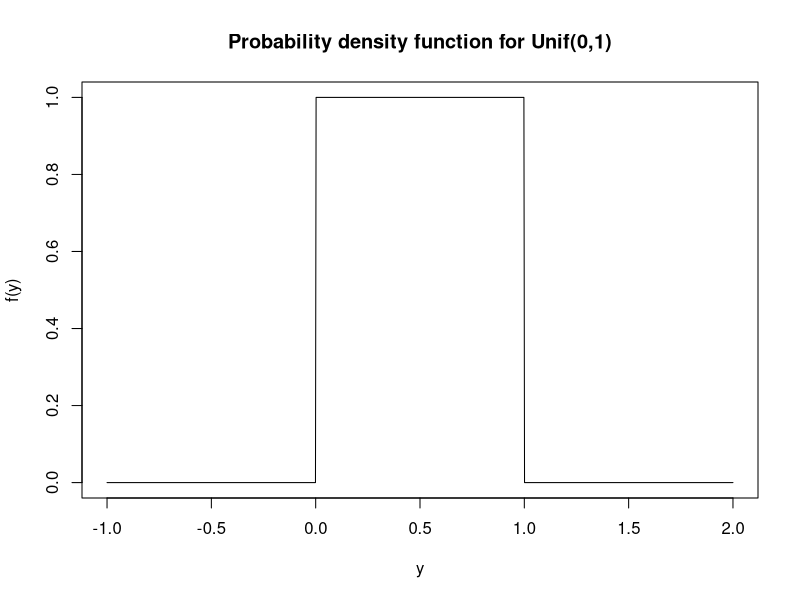
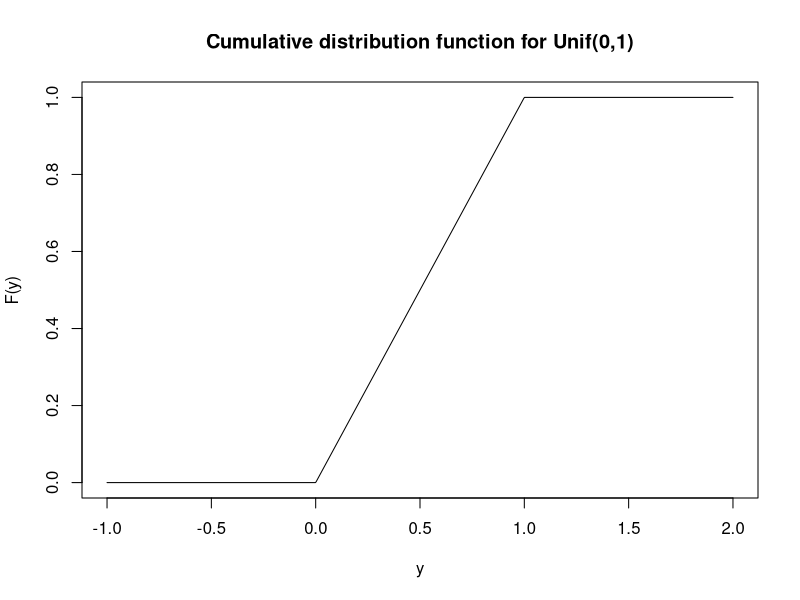
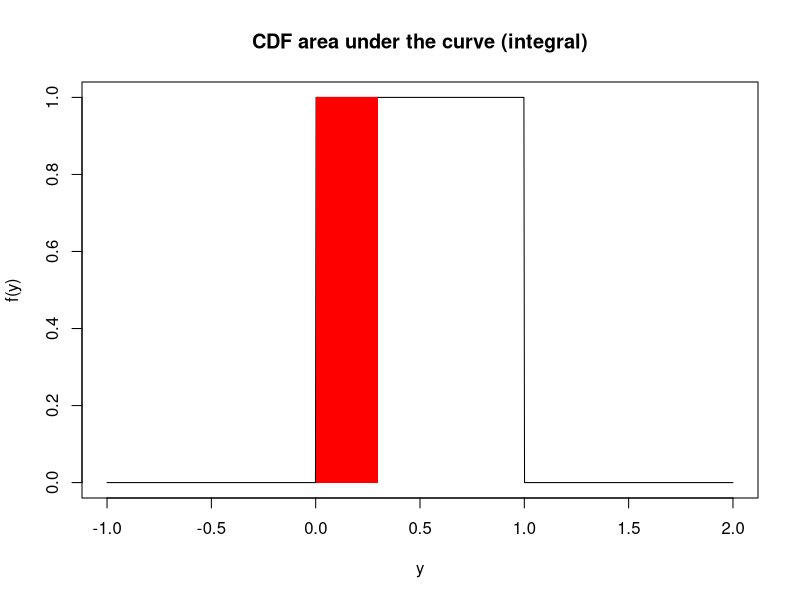
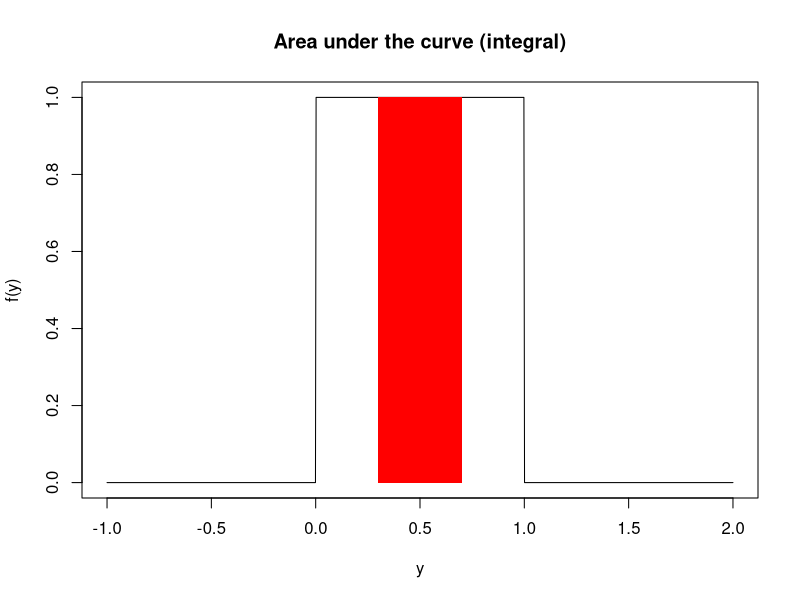
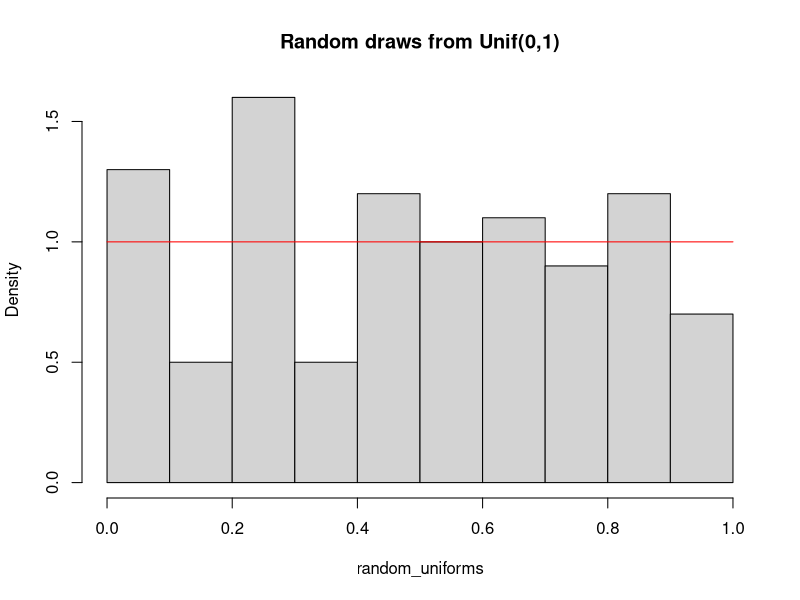
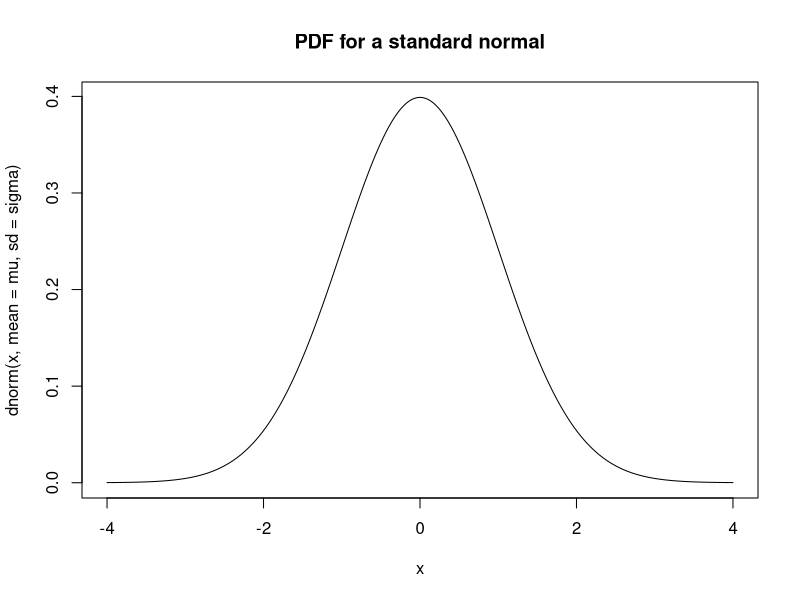
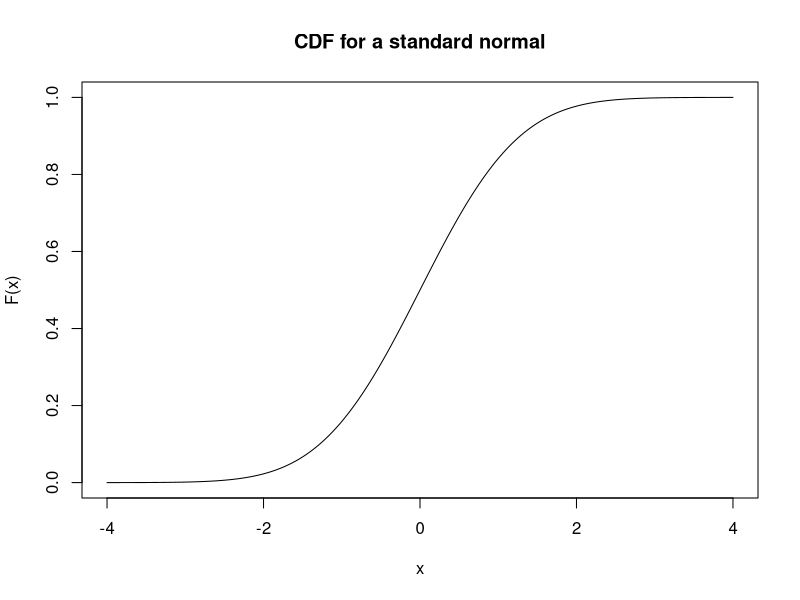
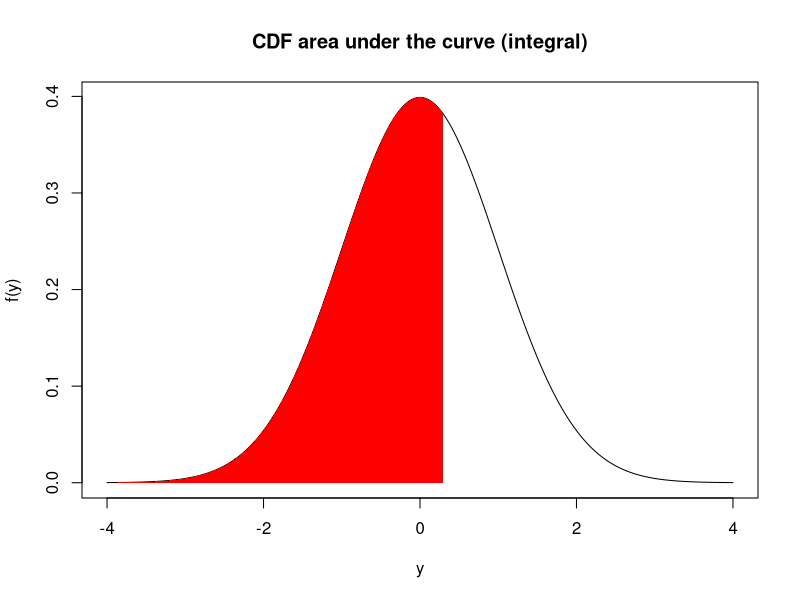

Write R code to recreate these figures, in order.
a <- 0
b <- 1

# The curve function expects you to give a function of `x` and then it 
# (internally) creates a sequence of values from `from` and to `to` and creates
# plots similar to what we had before, but using a line rather than points.
curve(dunif(x, min = a, max = b), 
      from = -1, to = 2, n = 1001, 
      xlab='y', ylab='f(y)', 
      main='Probability density function for Unif(0,1)')

curve(punif(x, min = a, max = b), 
      from = -1, to = 2, n = 1001,
      xlab='y', ylab='F(y)', 
      main='Cumulative distribution function for Unif(0,1)')

# Visualize the CDF
curve(dunif(x, min = a, max = b), 
      from = -1, to = 2, n = 1001,
      xlab='y', ylab='f(y)', 
      main='CDF area under the curve (integral)')

U <- 0.3
x <- seq(-1, U, length = 1001)
polygon(c(x, rev(x)), 
          c(rep(0, length(x)), dunif(rev(x), min = a, max = b)),
          col = "red", lty = 0)

punif(U, min = a, max = b)

# Visualize area under the curve
curve(dunif(x, min = a, max = b), 
      from = -1, to = 2, n = 1001,
      xlab='y', ylab='f(y)', 
      main='Area under the curve (integral)')

L <- 0.3; U <- 0.7
x <- seq(L, U, length = 1001)
polygon(c(x, rev(x)), 
          c(rep(0, length(x)), dunif(rev(x), min = a, max = b)),
          col = "red", lty = 0)

punif(U, min = a, max = b) - punif(L, min = a, max = b)

random_uniforms <- runif(100, min = a, max = b)

hist(random_uniforms, 
     probability = TRUE, 
     main = "Random draws from Unif(0,1)")

curve(dunif(x, min = a, max = b), 
      add = TRUE, col="red")



mu    <- 0
sigma <- 1 # standard deviation

curve(dnorm(x, mean = mu, sd = sigma), # notice the 3rd argument is the sd
      from = mu - 4*sigma, to = mu + 4*sigma, n = 1001,
      main = "PDF for a standard normal")

curve(pnorm(x, mean = mu, sd = sigma), 
      from = mu - 4*sigma, to = mu + 4*sigma, n = 1001,
      main = "CDF for a standard normal",
      ylab = "F(x)")

# Visualize the CDF
curve(dnorm(x, mean = mu, sd = sigma), 
      from = mu - 4*sigma, to = mu + 4*sigma, n = 1001,
      xlab='y', ylab='f(y)', 
      main='CDF area under the curve (integral)')

x <- seq(mu - 4*sigma, 0.3, length = 1001)
polygon(c(x, rev(x)), 
          c(rep(0, length(x)), dnorm(rev(x), mean = mu, sd = sigma)),
          col = "red", lty = 0)

pnorm(0.3, mean = mu, sd = sigma)

# Visualize area under the curve
curve(dnorm(x, mean = mu, sd = sigma), 
      from = mu - 4*sigma, to = mu + 4*sigma, n = 1001,
      xlab='y', ylab='f(y)', 
      main='Area under the curve (integral)')

L <- -0.2; U <- 0.3
x <- seq(L, U, length = 1001)
polygon(c(x, rev(x)), 
          c(rep(0, length(x)), dnorm(rev(x), mean = mu, sd = sigma)),
          col = "red", lty = 0)

pnorm(U, mean = mu, sd = sigma) - pnorm(L, mean = mu, sd = sigma)

curve(qnorm(x, mean = mu, sd = sigma),
      from = 0, to = 1, n = 1001, 
      main = "Quantile function for a standard normal")

draws <- rnorm(100, mean = mu, sd = sigma)
hist(draws, probability = TRUE)
curve(dnorm(x, mean = mu, sd = sigma), n = 1001, 
      add = TRUE, col = "red")
